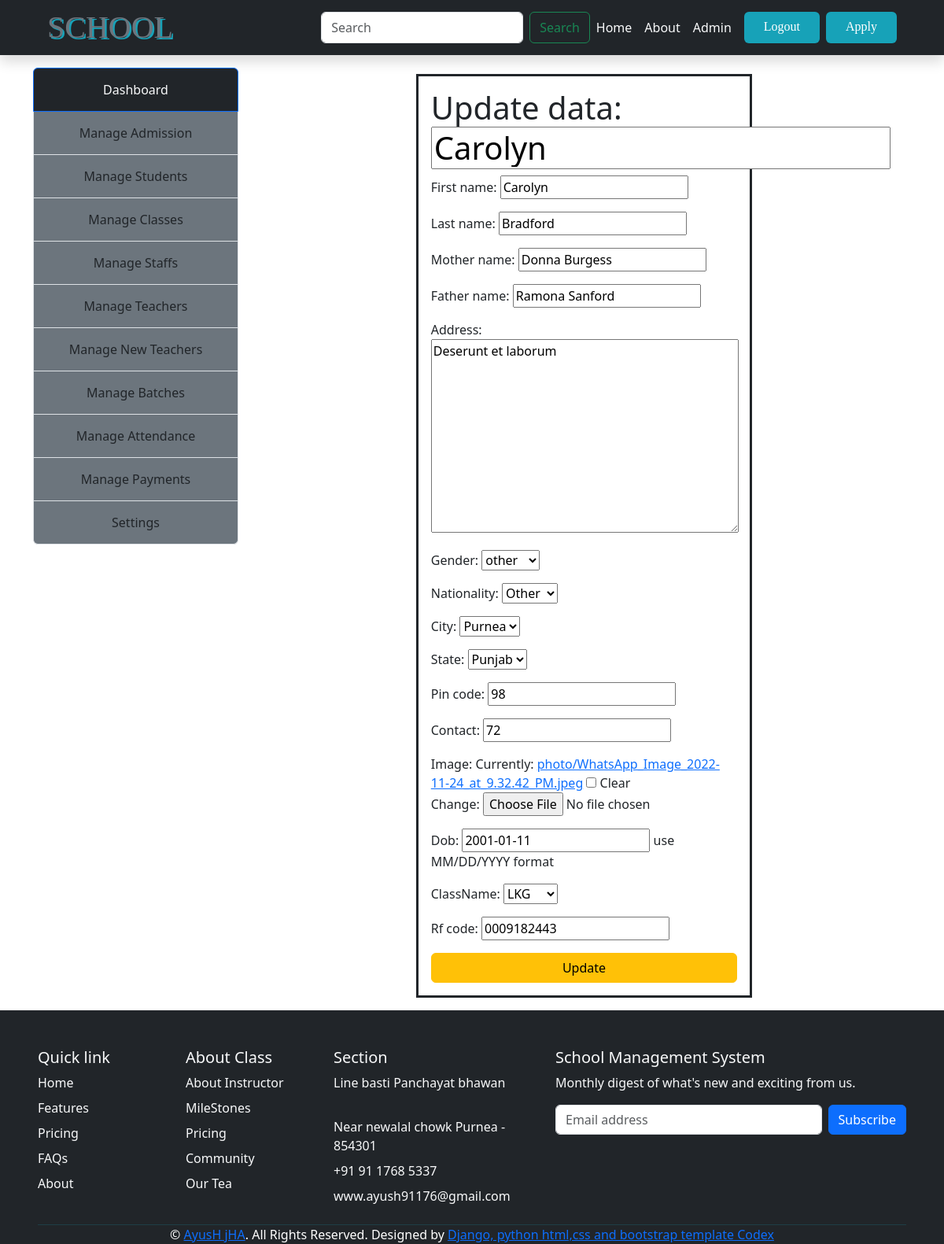
Page /manage-student/1/edit/ (signed in) on the committed database.
### school_management/models.py (models this page shows, shortened)
class Student(models.Model):
    first_name=models.CharField(max_length=150)
    last_name=models.CharField(max_length=150)
    mother_name=models.CharField(max_length=150)
    father_name=models.CharField(max_length=150)
    address=models.TextField()
    gender=models.CharField(max_length=10,choices=GENDER)
    nationality=models.CharField(max_length=150,choices=(("Indian","Indian"),("Other","Other")))
    city=models.CharField(max_length=150,choices=(("Purnea","Purnea"),("Pune","Pune")))
    state=models.CharField(max_length=150,choices=(("Bihar","Bihar"),("Punjab","Punjab")))
    pin_code=models.IntegerField()
    contact=models.IntegerField()
    image=models.ImageField(upload_to="photo/",null=True,blank=True)
    dob = models.DateField(help_text="use MM/DD/YYYY format")
    className=models.ForeignKey("Classes",on_delete=models.CASCADE)
    isApproved = models.BooleanField(default=False)
    rf_code= models.CharField(max_length=100,default=None,blank=True,null=True,unique=True)

### school_management/views.py (the view)
# urls.py: path("manage-student/<int:id>/edit/",editStudent,name="editStudent"),
@login_required
def editStudent(req,id):
    std = Student.objects.get(pk=id)
    form = EditStudentForm(req.POST or None,req.FILES or None ,instance=std)
    if req.method == "POST":
        if form.is_valid():
            form.save()
            return redirect(manageStudent)
    return render(req,"admin/editStudent.html",{"form":form})

### school_management/forms.py
class EditStudentForm(ModelForm):
    class Meta:
        model = Student
        exclude =("isApproved",)

### school_management/models.py (called while the page is built)
    def __str__(self):
        return self.class_name

### template/admin/editStudent.html (shortened to what this page needs)
{% extends 'admin/adminBase.html'%}
{% block 'admin-content' %}
    <div class="contaner">
        <div class="row">
            <div class="col-6 border mt-2 border-3 p-3 border-dark mx-auto">
                <h1 class="fs-1">Update data: {{form.first_name}}</h1>
                <form action="" enctype="multipart/form-data" method="post">
                    {{form.as_p}}
                    <input type="submit" value="Update" class="btn btn-warning w-100">
                </form>
            </div>
        </div>
    </div>
{% endblock %}

### rows in the picture
Student: first_name "Carolyn", last_name "Bradford", mother_name "Donna Burgess", father_name "Ramona Sanford", address "Deserunt et laborum", gender "other", nationality "Other", city "Purnea", state "Punjab", pin_code "98", contact "72", dob "2001-01-11", className "LKG", rf_code "0009182443"
